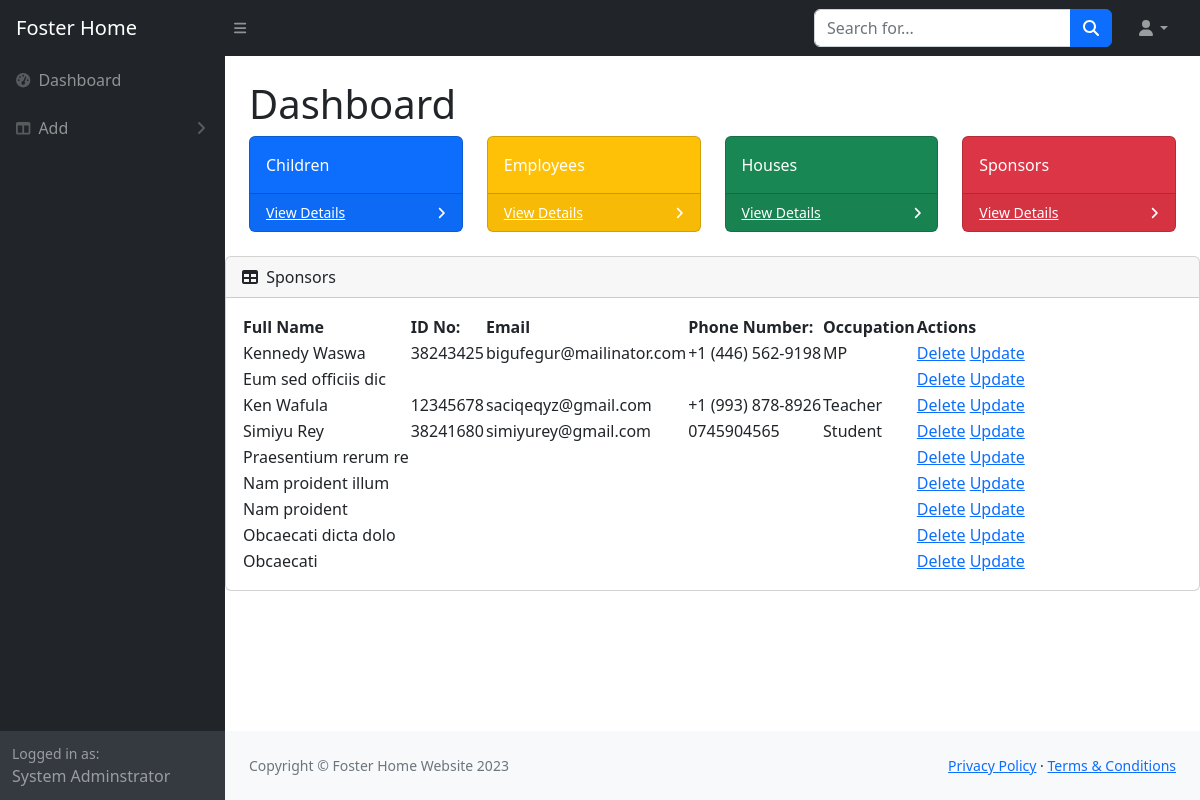
The app's page /sponsor-list/ (signed in), older data.
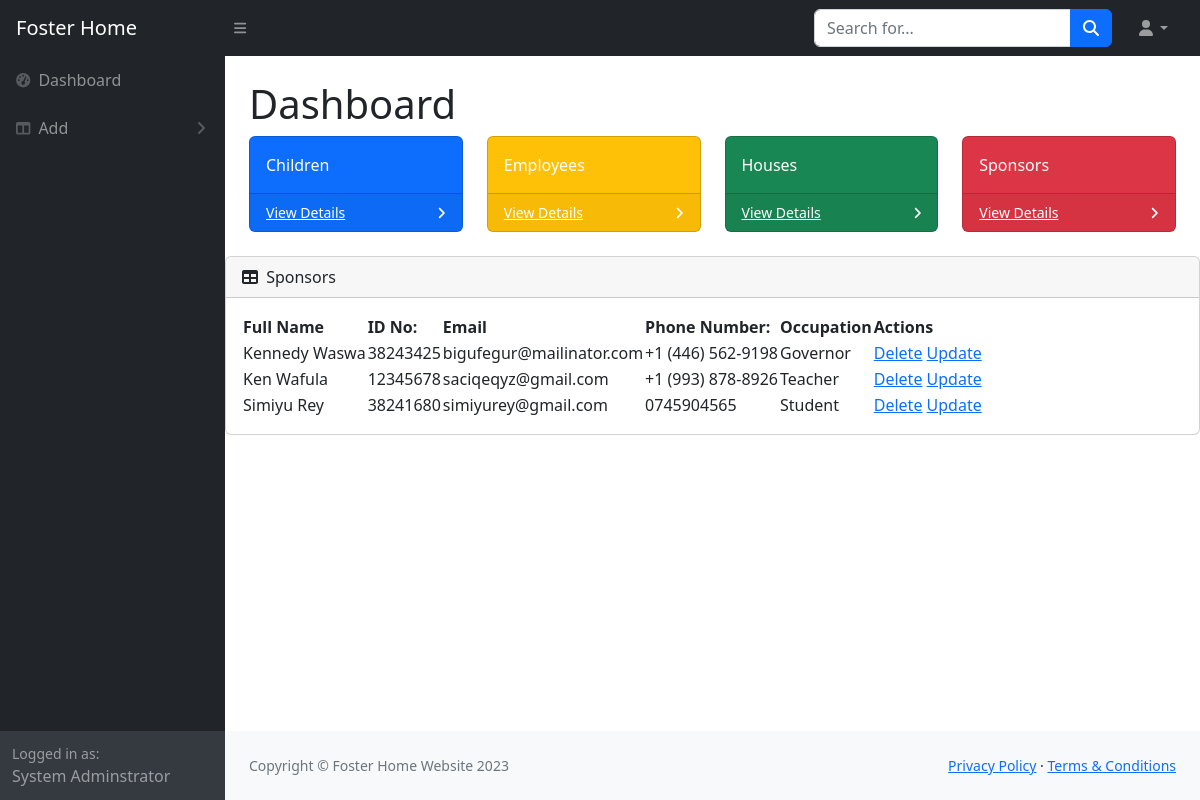
The same page, newer data.
### fosterApp/models.py (models this page shows, shortened)
class Sponsor(models.Model):
    fullName=models.CharField(max_length=100,blank=False, default=None)
    sponsorEmail=models.EmailField(max_length=50)
    sponsorId=models.CharField(max_length=10)
    contact=models.CharField(max_length=100)
    occupation=models.CharField(max_length=50)
    created=models.DateTimeField(auto_now_add=True)
    updated=models.DateTimeField(auto_now=True)

### fosterApp/views.py (the view)
# urls.py: path('sponsor-list/', getSponsors,name='sponsor-list'),
@login_required(login_url='login')
def getSponsors(request):
    sponsors = Sponsor.objects.all()
    context = {"sponsors": sponsors}
    return render(request, "fosterApp/sponsor-list.html", context)

### fosterApp/templates/fosterApp/sponsor-list.html
{% extends 'admin-dashboard.html' %}
{% block content %}
<div class="card mb-4">
    <div class="card-header">
        <i class="fas fa-table me-1"></i>
        Sponsors
    </div>
    <div class="card-body">
        <table id="datatablesSimple">
            <thead>
                <tr>
                    <th>Full Name</th>
                    <th>ID No:</th>
                    <th>Email</th>
                    <th>Phone Number:</th>
                    <th>Occupation</th>
                    <th>Actions</th>
                </tr>
            </thead>
            <tbody>
                    {% for sponsor in sponsors %}
                    <tr>
                        <td>{{ sponsor.fullName }}</td>
                        <td>{{ sponsor.sponsorId }}</td>
                        <td>{{ sponsor.sponsorEmail }}</td>
                        <td>{{ sponsor.contact }}</td>
                        <td>{{ sponsor.occupation }}</td>
                        <td><a href="{% url 'delete-sponsor' sponsor.id %}">Delete</a>
                            <a href="{% url 'update-sponsor' sponsor.id %}">Update</a>
                        </td>
                    </tr>
                    {% endfor %}
            </tbody>
        </table>
    </div>
</div>
{% endblock %}

### templates/admin-dashboard.html (shortened to what this page needs)
{% load static %}
<!DOCTYPE html>
<html lang="en">
<head>
    <link href="https://cdn.jsdelivr.net/npm/simple-datatables@7.1.2/dist/style.min.css" rel="stylesheet" />
    <link href="{% static 'css/admin-styles.css' %}" rel="stylesheet" />
</head>
<body class="sb-nav-fixed">
    <nav class="sb-topnav navbar navbar-expand navbar-dark bg-dark">
        <a class="navbar-brand ps-3" href="index.html">Foster Home</a>
        <button class="btn btn-link btn-sm order-1 order-lg-0 me-4 me-lg-0" id="sidebarToggle" href="#!"><i
                class="fas fa-bars"></i></button>
        <form class="d-none d-md-inline-block form-inline ms-auto me-0 me-md-3 my-2 my-md-0">
            <div class="input-group">
                <input class="form-control" type="text" placeholder="Search for..." aria-label="Search for..."
                    aria-describedby="btnNavbarSearch" />
                <button class="btn btn-primary" id="btnNavbarSearch" type="button"><i
                        class="fas fa-search"></i></button>
            </div>
        </form>
        <ul class="navbar-nav ms-auto ms-md-0 me-3 me-lg-4">
            <li class="nav-item dropdown">
                <a class="nav-link dropdown-toggle" id="navbarDropdown" href="#" role="button" data-bs-toggle="dropdown"
                    aria-expanded="false"><i class="fas fa-user fa-fw"></i></a>
            </li>
        </ul>
    </nav>
    <div id="layoutSidenav">
        <div id="layoutSidenav_nav">
            <nav class="sb-sidenav accordion sb-sidenav-dark" id="sidenavAccordion">
                <div class="sb-sidenav-menu">
                    <div class="nav">
                        <a class="nav-link" href="{% url 'adminHome' %}">
                            <div class="sb-nav-link-icon"><i class="fas fa-tachometer-alt"></i></div>
                            Dashboard
                        </a>
                        <a class="nav-link collapsed" href="#" data-bs-toggle="collapse"
                            data-bs-target="#collapseLayouts" aria-expanded="false" aria-controls="collapseLayouts">
                            <div class="sb-nav-link-icon"><i class="fas fa-columns"></i></div>
                            Add
                            <div class="sb-sidenav-collapse-arrow"><i class="fas fa-angle-down"></i></div>
                        </a>
                    </div>
                </div>
                <div class="sb-sidenav-footer">
                    <div class="small">Logged in as:</div>
                    System Adminstrator
                </div>
            </nav>
        </div>
        <div id="layoutSidenav_content">
            <main>
                <div class="container-fluid px-4">
                    <h1 class="mt-4">Dashboard</h1>
                    <div class="row">
                        <div class="col-xl-3 col-md-6">
                            <div class="card bg-primary text-white mb-4">
                                <div class="card-body">Children</div>
                                <div class="card-footer d-flex align-items-center justify-content-between">
                                    <a class="small text-white stretched-link" href="{% url 'child-list' %}">View
                                        Details</a>
                                    <div class="small text-white"><i class="fas fa-angle-right"></i></div>
                                </div>
                            </div>
                        </div>
                        <div class="col-xl-3 col-md-6">
                            <div class="card bg-warning text-white mb-4">
                                <div class="card-body">Employees</div>
                                <div class="card-footer d-flex align-items-center justify-content-between">
                                    <a class="small text-white stretched-link" href="{% url 'employee-list' %}">View
                                        Details</a>
                                    <div class="small text-white"><i class="fas fa-angle-right"></i></div>
                                </div>
                            </div>
                        </div>
                        <div class="col-xl-3 col-md-6">
                            <div class="card bg-success text-white mb-4">
                                <div class="card-body">Houses</div>
                                <div class="card-footer d-flex align-items-center justify-content-between">
                                    <a class="small text-white stretched-link" href="#">View Details</a>
                                    <div class="small text-white"><i class="fas fa-angle-right"></i></div>
                                </div>
                            </div>
                        </div>
                        <div class="col-xl-3 col-md-6">
                            <div class="card bg-danger text-white mb-4">
                                <div class="card-body">Sponsors</div>
                                <div class="card-footer d-flex align-items-center justify-content-between">
                                    <a class="small text-white stretched-link" href="{% url 'sponsor-list' %}">View
                                        Details</a>
                                    <div class="small text-white"><i class="fas fa-angle-right"></i></div>
                                </div>
                            </div>
                        </div>
                    </div>
                </div>
            </main>
            {% block content %}
            {% endblock %}
            <footer class="py-4 bg-light mt-auto">
                <div class="container-fluid px-4">
                    <div class="d-flex align-items-center justify-content-between small">
                        <div class="text-muted">Copyright &copy; Foster Home Website 2023</div>
                        <div>
                            <a href="#">Privacy Policy</a>
                            &middot;
                            <a href="#">Terms &amp; Conditions</a>
                        </div>
                    </div>
                </div>
            </footer>
        </div>
    </div>
</body>
</html>

Row changes from the older to the newer data that the page shows:
removed Sponsor: fullName "Eum sed officiis dic"
removed Sponsor: fullName "Praesentium rerum re"
removed Sponsor: fullName "Nam proident illum"
removed Sponsor: fullName "Nam proident"
removed Sponsor: fullName "Obcaecati dicta dolo"
removed Sponsor: fullName "Obcaecati"
changed Sponsor "Kennedy Waswa": occupation "MP" → "Governor"
